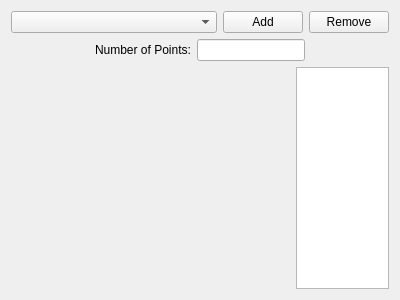
<?xml version="1.0" encoding="UTF-8"?>
<ui version="4.0">
 <class>CourseSettingsWidget</class>
 <widget class="QWidget" name="CourseSettingsWidget">
  <property name="geometry">
   <rect>
    <x>0</x>
    <y>0</y>
    <width>400</width>
    <height>300</height>
   </rect>
  </property>
  <property name="windowTitle">
   <string>Form</string>
  </property>
  <layout class="QVBoxLayout" name="verticalLayout">
   <item>
    <layout class="QHBoxLayout" name="horizontalLayout_3" stretch="3,1,1">
     <item>
      <widget class="QComboBox" name="options"/>
     </item>
     <item>
      <widget class="QPushButton" name="add">
       <property name="text">
        <string>Add</string>
       </property>
      </widget>
     </item>
     <item>
      <widget class="QPushButton" name="remove">
       <property name="text">
        <string>Remove</string>
       </property>
      </widget>
     </item>
    </layout>
   </item>
   <item>
    <layout class="QHBoxLayout" name="horizontalLayout_2">
     <item>
      <spacer name="horizontalSpacer">
       <property name="orientation">
        <enum>Qt::Horizontal</enum>
       </property>
       <property name="sizeHint" stdset="0">
        <size>
         <width>40</width>
         <height>20</height>
        </size>
       </property>
      </spacer>
     </item>
     <item>
      <widget class="QLabel" name="label">
       <property name="text">
        <string>Number of Points:</string>
       </property>
      </widget>
     </item>
     <item>
      <widget class="QLineEdit" name="num_points"/>
     </item>
     <item>
      <spacer name="horizontalSpacer_2">
       <property name="orientation">
        <enum>Qt::Horizontal</enum>
       </property>
       <property name="sizeHint" stdset="0">
        <size>
         <width>40</width>
         <height>20</height>
        </size>
       </property>
      </spacer>
     </item>
    </layout>
   </item>
   <item>
    <layout class="QHBoxLayout" name="horizontalLayout" stretch="3,1">
     <item>
      <widget class="rip::gui::splineplanner::PolygonWidget" name="polygon_widget" native="true"/>
     </item>
     <item>
      <widget class="QListWidget" name="point_widget"/>
     </item>
    </layout>
   </item>
  </layout>
 </widget>
 <customwidgets>
  <customwidget>
   <class>rip::gui::splineplanner::PolygonWidget</class>
   <extends>QWidget</extends>
   <header>spline_planner_gui/polygon_widget.hpp</header>
   <container>1</container>
  </customwidget>
 </customwidgets>
 <resources/>
 <connections/>
</ui>
